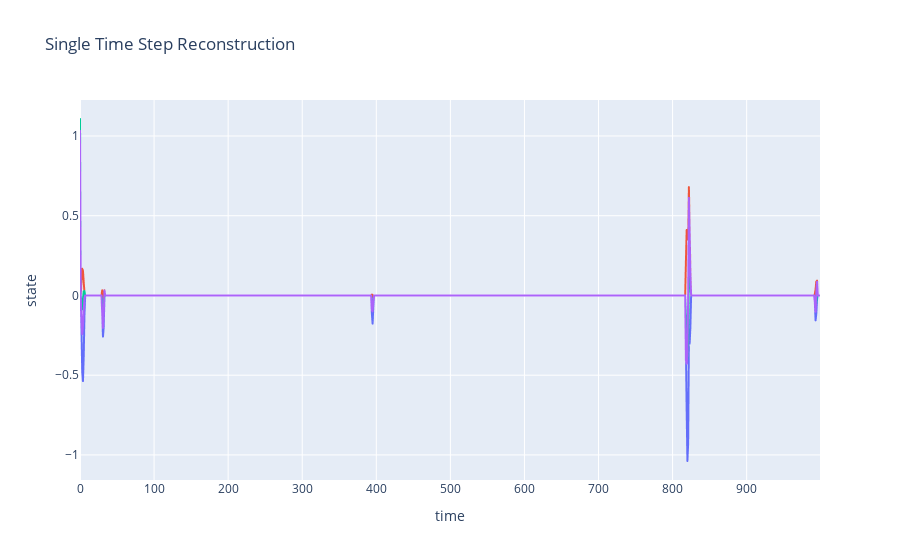

Notebook code cell kept with this figure:
### Code cell
# single time step reconstruction
recon = mf.create_reco(X, dlds_model_refitted0[0], dlds_model_refitted0[1])
px.line(recon.T, title='Single Time Step Reconstruction').update_layout(xaxis_title='time', yaxis_title='state', showlegend=False).show()

### Figure 1 — Plotly figure (JSON) as saved in the notebook; plotly's stock layout.template omitted (floating-point values rounded to 4 significant figures; data arrays with more than 128 entries replaced by an {"elided": "..."} marker saying what was removed)
{"data": [{"hovertemplate": "variable=0<br>index=%{x}<br>value=%{y}<extra></extra>", "legendgroup": "0", "line": {"color": "#636efa", "dash": "solid"}, "marker": {"symbol": "circle"}, "mode": "lines", "name": "0", "showlegend": true, "type": "scattergl", "x": {"elided": "1000 int values"}, "xaxis": "x", "y": {"elided": "1000 float values"}, "yaxis": "y"}, {"hovertemplate": "variable=1<br>index=%{x}<br>value=%{y}<extra></extra>", "legendgroup": "1", "line": {"color": "#EF553B", "dash": "solid"}, "marker": {"symbol": "circle"}, "mode": "lines", "name": "1", "showlegend": true, "type": "scattergl", "x": {"elided": "1000 int values"}, "xaxis": "x", "y": {"elided": "1000 float values"}, "yaxis": "y"}, {"hovertemplate": "variable=2<br>index=%{x}<br>value=%{y}<extra></extra>", "legendgroup": "2", "line": {"color": "#00cc96", "dash": "solid"}, "marker": {"symbol": "circle"}, "mode": "lines", "name": "2", "showlegend": true, "type": "scattergl", "x": {"elided": "1000 int values"}, "xaxis": "x", "y": {"elided": "1000 float values"}, "yaxis": "y"}, {"hovertemplate": "variable=3<br>index=%{x}<br>value=%{y}<extra></extra>", "legendgroup": "3", "line": {"color": "#ab63fa", "dash": "solid"}, "marker": {"symbol": "circle"}, "mode": "lines", "name": "3", "showlegend": true, "type": "scattergl", "x": {"elided": "1000 int values"}, "xaxis": "x", "y": {"elided": "1000 float values"}, "yaxis": "y"}], "layout": {"legend": {"title": {"text": "variable"}, "tracegroupgap": 0}, "showlegend": false, "title": {"text": "Single Time Step Reconstruction"}, "xaxis": {"anchor": "y", "domain": [0, 1], "title": {"text": "time"}}, "yaxis": {"anchor": "x", "domain": [0, 1], "title": {"text": "state"}}}}
